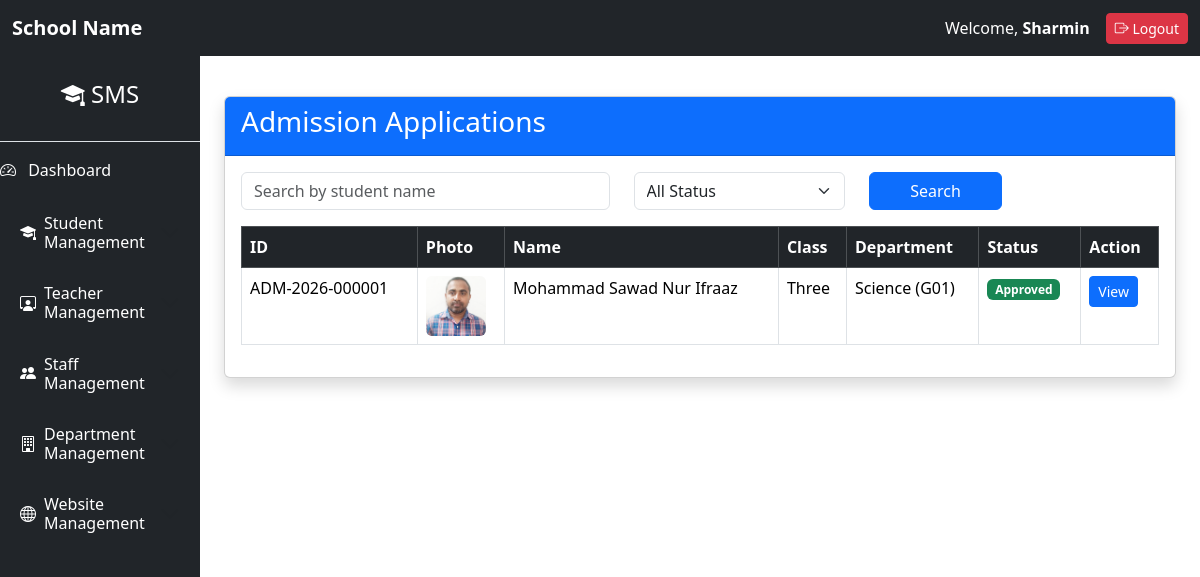
The app's page /admission/list/ (signed in) with its own data.
### admission/models.py (models this page shows, shortened)
class AdmissionApplication(models.Model):
    STATUS_CHOICES = [
        ("Pending", "Pending"),
        ("Verified", "Verified"),
        ("Approved", "Approved"),
        ("Rejected", "Rejected"),
    ]
    GENDER_CHOICES = [
        ("Male", "Male"),
        ("Female", "Female"),
        ("Other", "Other"),
    ]
    RELIGION_CHOICES = [
        ("Islam", "Islam"),
        ("Hindu", "Hindu"),
        ("Buddhist", "Buddhist"),
        ("Christian", "Christian"),
        ("Other", "Other"),
    ]
    application_id = models.CharField(
        max_length=30,
        unique=True,
    )
    admission_session = models.ForeignKey(
    Session,
    on_delete=models.PROTECT,
    )
    student_class = models.ForeignKey(
    StudentClass,
    on_delete=models.PROTECT,
    )
    section = models.ForeignKey(
    Section,
    on_delete=models.PROTECT,
    )
    department = models.ForeignKey(
        Department,
        on_delete=models.PROTECT,
    )
    status = models.CharField(
        max_length=20,
        choices=STATUS_CHOICES,
        default="Pending",
    )
    name = models.CharField(max_length=150)
    father_name = models.CharField(max_length=150)
    mother_name = models.CharField(max_length=150)
    dob = models.DateField()
    gender = models.CharField(
        max_length=10,
        choices=GENDER_CHOICES,
    )
    religion = models.CharField(
        max_length=20,
        choices=RELIGION_CHOICES,
    )
    blood_group = models.ForeignKey(
    BloodGroup,
    on_delete=models.PROTECT,
    null=True,
    blank=True,
    )
    nationality = models.CharField(
        max_length=50,
        default="Bangladeshi",
    )
    previous_school = models.CharField(
    max_length=200,
    blank=True,
    )
    phone = models.CharField(max_length=20)
    email = models.EmailField(
        blank=True,
    )
    present_address = models.TextField()
    permanent_address = models.TextField()
    guardian_name = models.CharField(max_length=150)
    guardian_phone = models.CharField(max_length=20)
    guardian_occupation = models.CharField(
        max_length=100,
        blank=True,
    )
    photo = models.ImageField(
        upload_to="admission/photos/",
    )
    birth_certificate = models.FileField(
        upload_to="admission/documents/",
        blank=True,
        null=True,
    )
    created_at = models.DateTimeField(
        auto_now_add=True,
    )
    updated_at = models.DateTimeField(
        auto_now=True,
    )

### academics/models.py (models this page shows)
class StudentClass(models.Model):
    name = models.CharField(
        max_length=30,
        unique=True,
    )
    order = models.PositiveIntegerField()
    class Meta:
        ordering = ["order"]
    def __str__(self):
        return self.name

### departments/models.py (models this page shows)
class Department(models.Model):
    name = models.CharField(
        max_length=100,
        unique=True
    )
    department_code = models.CharField(
        max_length=20,
        unique=True
    )
    created_at = models.DateTimeField(
        auto_now_add=True
    )
    updated_at = models.DateTimeField(
        auto_now=True
    )
    def __str__(self):
        return f"{self.name} ({self.department_code})"

### admission/views.py (the view)
class AdmissionListView(ListView):
    model = AdmissionApplication
    template_name = "admission/admission_list.html"
    context_object_name = "applications"
    paginate_by = 5
    ordering = ["-created_at"]
    def get_queryset(self):
        queryset = AdmissionApplication.objects.select_related(
            "student_class",
            "section",
            "department",
            "admission_session",
        ).order_by("-created_at")
        search = self.request.GET.get("search")
        status = self.request.GET.get("status")
        if search:
            queryset = queryset.filter(
                name__icontains=search
            )
        if status:
            queryset = queryset.filter(
                status=status
            )
        return queryset

### admission/templates/admission/admission_list.html (shortened to what this page needs)
{% extends "base.html" %}
{% block content %}
<div class="container mt-4">
<div class="card shadow">
<div class="card-header bg-primary text-white">
<h3>Admission Applications</h3>
</div>
<div class="card-body">
<form method="get" class="row mb-3">
<div class="col-md-5">
<input
type="text"
name="search"
class="form-control"
placeholder="Search by student name"
value="{{ request.GET.search }}">
</div>
<div class="col-md-3">
<select name="status" class="form-select">
<option value="">All Status</option>
</select>
</div>
<div class="col-md-2">
<button
class="btn btn-primary w-100">
Search
</button>
</div>
</form>
<div class="table-responsive">
<table class="table table-bordered table-hover">
<thead class="table-dark">
<tr>
<th>ID</th>
<th>Photo</th>
<th>Name</th>
<th>Class</th>
<th>Department</th>
<th>Status</th>
<th>Action</th>
</tr>
</thead>
<tbody>
{% for application in applications %}
<tr>
<td>{{ application.application_id }}</td>
<td>
<img
src="{{ application.photo.url }}"
width="60"
class="rounded">
</td>
<td>{{ application.name }}</td>
<td>{{ application.student_class }}</td>
<td>{{ application.department }}</td>
<td>
    {% if application.status == "Pending" %}
        <span class="badge bg-warning text-dark">
            Pending
        </span>
    {% elif application.status == "Verified" %}
        <span class="badge bg-info">
            Verified
        </span>
    {% elif application.status == "Approved" %}
        <span class="badge bg-success">
            Approved
        </span>
    {% else %}
        <span class="badge bg-danger">
            Rejected
        </span>
    {% endif %}
</td>
<td>
 <a href="{% url 'admission_detail' application.id %}"
       class="btn btn-sm btn-primary">
        View
    </a>
</td>
</tr>
{% empty %}
<tr>
<td colspan="7" class="text-center">
No Applications Found
</td>
</tr>
{% endfor %}
</tbody>
</table>
</div>
</div>
</div>
</div>
{% endblock %}

### core/templates/base.html (shortened to what this page needs)
<!DOCTYPE html>
<html lang="en">
<head>
    <link href="https://cdn.jsdelivr.net/npm/bootstrap@5.3.8/dist/css/bootstrap.min.css"
          rel="stylesheet">
    <link href="https://cdn.jsdelivr.net/npm/bootstrap-icons@1.13.1/font/bootstrap-icons.css"
          rel="stylesheet">
</head>
<body>
<nav class="navbar navbar-dark bg-dark">
    <div class="container-fluid">
        <a class="navbar-brand fw-bold"
           href="{% url 'student_list' %}">
            School Name
        </a>
        <div class="d-flex align-items-center">
            <span class="text-white me-3">
                Welcome,
                <strong>{{ request.user.username }}</strong>
            </span>
            <form action="{% url 'logout' %}" method="POST">
                <button
                    type="submit"
                    class="btn btn-danger btn-sm">
                    <i class="bi bi-box-arrow-right"></i>
                    Logout
                </button>
            </form>
        </div>
    </div>
</nav>
<div class="container-fluid">
    <div class="row">
        {% include 'sidebar.html' %}
        <div class="col-md-9 col-lg-10 mt-3">
            {% block content %}
            {% endblock %}
        </div>
    </div>
</div>
</body>
</html>

### records on screen
AdmissionApplication: application_id "ADM-2026-000001", photo (picture), name "Mohammad Sawad Nur Ifraaz", student_class "Three", department "Science (G01)", status "Approved"

### other values on screen
{{ request.user.username }} "Sharmin"
